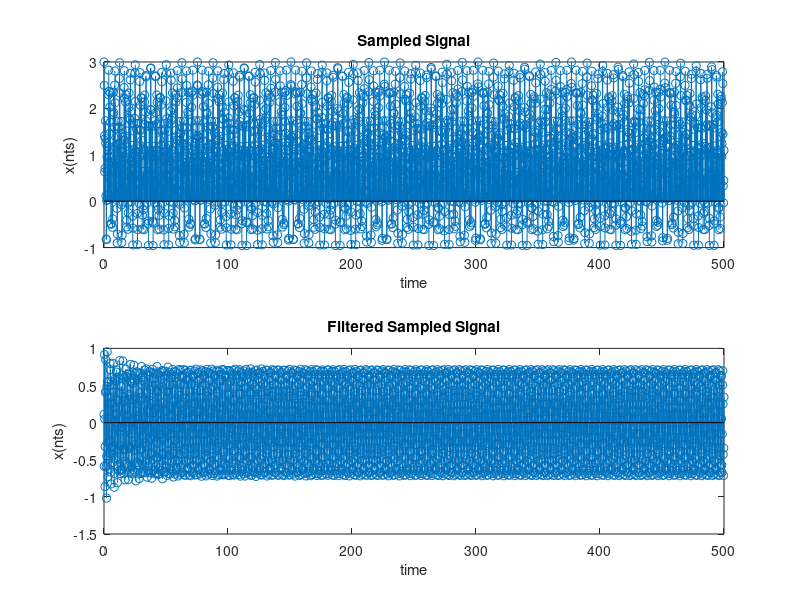
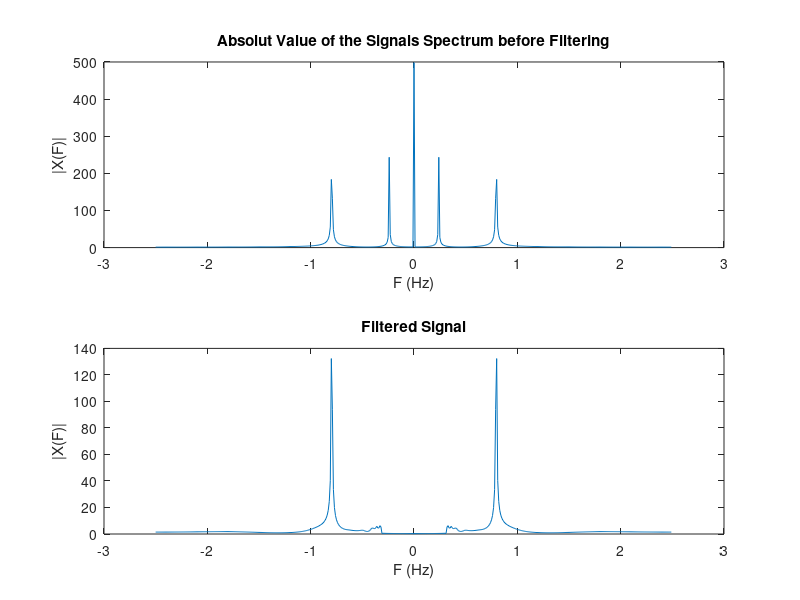

These charts were generated, in order, by the following MATLAB code:
% Avgousti Savvina 2018030200
% Christou Theodora 2018030202
% Maragkoudaki Magdalini 2017030169

%%%%%%%%%%%%%%%%%%%%%%%%%%%%%%% Exercise 3B %%%%%%%%%%%%%%%%%%%%%%%%%%%%%%%
clc; clear; close all;

S = 500;
Wc = 2;
Ts = 0.2;
Fs = 1/Ts;
Rp = 3;
Fn = Fs/2;

fc = Wc/(2*pi);
fk = fc*2/Fs;

%Initial signal
t = 0 : 0.01 : 500;
x = 1 + cos(1.5*t) + cos(5*t);
%figure;
%plot(t,x)

N = 16;
[num,den] = cheby1(N, Rp, fk, 'high');

%Sampling procedure
ts = 0 : Ts : 500;
xn = 1 + cos(1.5*ts) + cos(5*ts);
figure;
subplot(2,1,1);
stem(ts,xn)
xlabel('time');
ylabel('x(nts)');
title('Sampled Signal');

% Filtering the signal
y1 = filter(num, den, xn);
subplot(2,1,2);
stem(ts,y1)
xlabel('time');
ylabel('x(nts)');
title('Filtered Sampled Signal');

% Signal Spectrum
Fsp = -Fs/2 : Fs/S : (Fs/2 - (Fs/S));
LengthFsp = length(Fsp);
X = fft(xn, LengthFsp);
X1 = fftshift(X);
X1_abs = abs(X1);

Y1 = fft(y1, LengthFsp);
Y1_1 = fftshift(Y1);
Y1_abs = abs(Y1_1);

figure;
subplot(2,1,1)
plot(Fsp, X1_abs)
title('Absolut Value of the Signals Spectrum before Filtering');
xlabel('F (Hz)')
ylabel('|X(F)|')

subplot(2,1,2)
plot(Fsp, Y1_abs)
title('Filtered Signal');
xlabel('F (Hz)')
ylabel('|X(F)|')